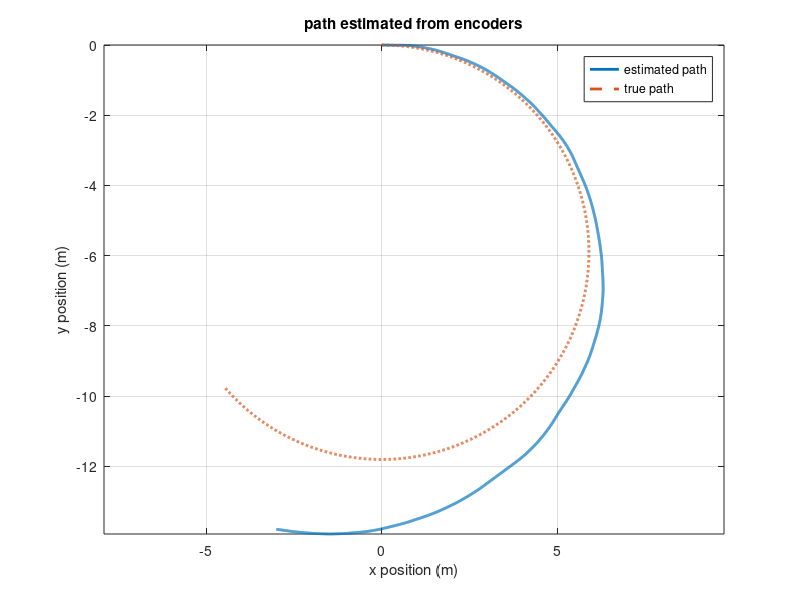

MATLAB code to generate this figure:

clear;
clc;
close all;

dt = 0.02;
T = 80;
time = 0:dt:T;

%% robot and encoder settings
wheelRadius = 0.033;        % wheel radius (m)
wheelBase = 0.20;           % distance between the wheels (m)
ticksPerRev = 360;          % encoder ticks per wheel revolution
distancePerTick = 2*pi*wheelRadius / ticksPerRev;

%% true wheel speeds
trueSpeedLeft = 0.30;       % m/s
trueSpeedRight = 0.29;      % m/s

%% storage
trueDistanceLeft = zeros(size(time));
trueDistanceRight = zeros(size(time));
tickCountLeft = zeros(size(time));
tickCountRight = zeros(size(time));

%% noise settings
noiseStd = 1;               % typical tick error per step (set to 0 for no noise)
rng(1);                     % fix the random sequence so results can be repeated (use rng('shuffle'))

%% encoder loop
for k = 2:length(time)
    trueDistanceLeft(k) = trueDistanceLeft(k-1) + trueSpeedLeft*dt;
    trueDistanceRight(k) = trueDistanceRight(k-1) + trueSpeedRight*dt;

    % ticks a perfect encoder would count this step
    idealTicksLeft = floor(trueDistanceLeft(k) / distancePerTick) - floor(trueDistanceLeft(k-1) / distancePerTick);
    idealTicksRight = floor(trueDistanceRight(k) / distancePerTick) - floor(trueDistanceRight(k-1) / distancePerTick);

    % add random error, keep whole numbers, never negative
    noisyTicksLeft = max(0, idealTicksLeft + round(noiseStd * randn));
    noisyTicksRight = max(0, idealTicksRight + round(noiseStd * randn));

    % running tick counts
    tickCountLeft(k) = tickCountLeft(k-1) + noisyTicksLeft;
    tickCountRight(k) = tickCountRight(k-1) + noisyTicksRight;
end

%% starting positions
headingEstimate = 0;    % rad
xEstimate = 0;          % m
yEstimate = 0;          % m

headingTrue = 0;        
xTrue = 0;
yTrue = 0;

%% storage
xHistory = zeros(size(time));
yHistory = zeros(size(time));

xTrueHistory = zeros(size(time));
yTrueHistory = zeros(size(time));

%% odometry loop
for k = 2:length(time)

    % ticks that arrived this step
    ticksLeft = tickCountLeft(k) - tickCountLeft(k-1);
    ticksRight = tickCountRight(k) - tickCountRight(k-1);

    % convert to distances
    distanceLeft = ticksLeft * distancePerTick;
    distanceRight = ticksRight * distancePerTick;

    % motion of the robot in this step
    distanceCentre = (distanceRight + distanceLeft) / 2;
    headingChange = (distanceRight - distanceLeft) / wheelBase; % wheelbase is distance between wheels

    % update the believed positions
    headingEstimate = headingEstimate + headingChange;
    xEstimate = xEstimate + distanceCentre * cos(headingEstimate);
    yEstimate = yEstimate + distanceCentre * sin(headingEstimate);

    xHistory(k) = xEstimate;
    yHistory(k) = yEstimate;

    % true positions to compare for drift
    trueStepLeft = trueDistanceLeft(k) - trueDistanceLeft(k-1);
    trueStepRight = trueDistanceRight(k) - trueDistanceRight(k-1);
    trueStepCentre = (trueStepLeft + trueStepRight) / 2;
    trueHeadingChange = (trueStepRight - trueStepLeft) / wheelBase;

    headingTrue = headingTrue + trueHeadingChange;
    xTrue = xTrue + trueStepCentre * cos(headingTrue);
    yTrue = yTrue + trueStepCentre * sin(headingTrue);

    xTrueHistory(k) = xTrue;
    yTrueHistory(k) = yTrue;

end

%% plot estimated path against true path for drift
plot(xHistory, yHistory, 'LineWidth', 2);
hold on;
plot(xTrueHistory, yTrueHistory, '--', 'LineWidth', 2);
axis equal;
grid on;
xlabel('x position (m)');
ylabel('y position (m)');
title('path estimated from encoders');
legend('estimated path', 'true path', 'Location', 'best');
